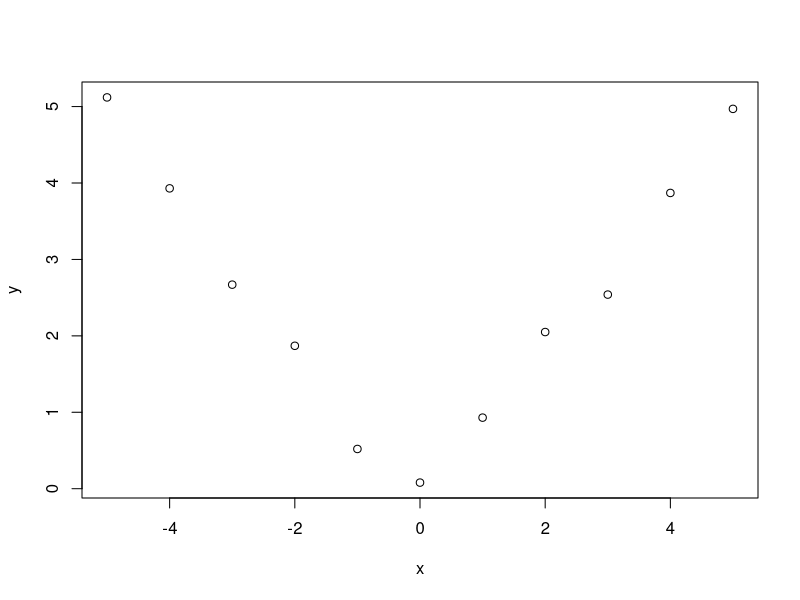

Write the R code that produced this figure.
# Q1
library(MASS)
mdl1 <- glm(factor(use) ~ factor(wind), "binomial", shuttle)
round(exp(mdl1$coefficients[2]),3)

# Q2
mdl2 <- glm(factor(use) ~ factor(wind) + factor(magn), "binomial", shuttle)
exp(mdl2$coefficients[2])

# Q3
mdl3 <- glm(relevel(factor(use), "noauto") ~ factor(wind), "binomial", shuttle)

# Q4
data(InsectSprays)
mdl4 <- glm(count ~ spray, family = "poisson", InsectSprays)

# Q5

# Q6
x <- -5:5
y <- c(5.12, 3.93, 2.67, 1.87, 0.52, 0.08, 0.93, 2.05, 2.54, 3.87, 4.97)
plot(x, y)
